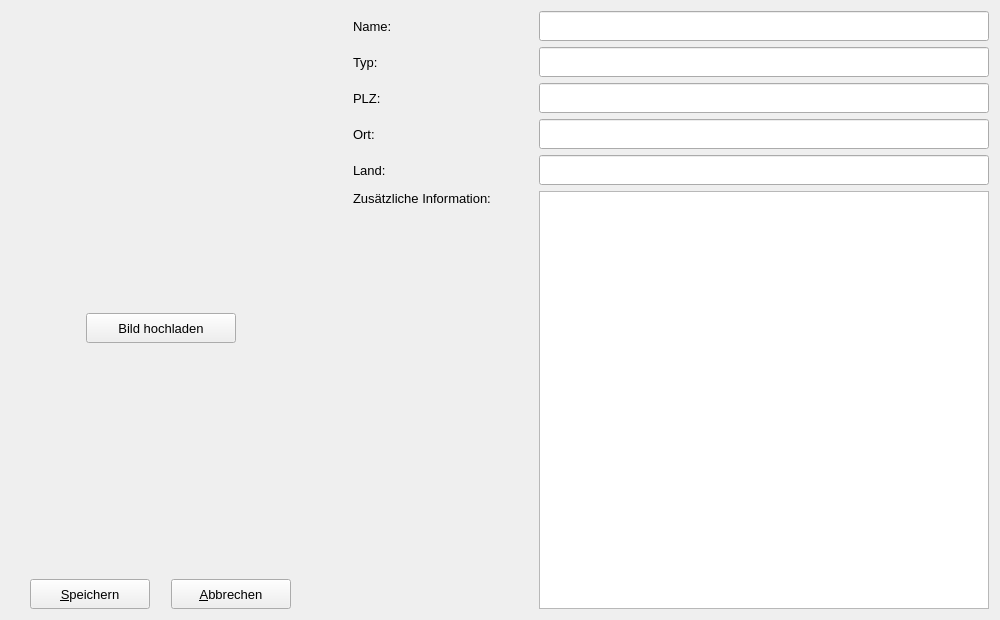
<?xml version="1.0" encoding="UTF-8"?>
<ui version="4.0">
 <class>AngelplatzDialog</class>
 <widget class="QDialog" name="AngelplatzDialog">
  <property name="geometry">
   <rect>
    <x>0</x>
    <y>0</y>
    <width>1000</width>
    <height>620</height>
   </rect>
  </property>
  <property name="font">
   <font>
    <pointsize>10</pointsize>
   </font>
  </property>
  <property name="focusPolicy">
   <enum>Qt::NoFocus</enum>
  </property>
  <property name="windowTitle">
   <string>Angelplatz</string>
  </property>
  <layout class="QHBoxLayout" name="horizontalLayout_4">
   <item>
    <layout class="QVBoxLayout" name="verticalLayout">
     <property name="spacing">
      <number>2</number>
     </property>
     <property name="sizeConstraint">
      <enum>QLayout::SetDefaultConstraint</enum>
     </property>
     <item>
      <widget class="QLabel" name="image">
       <property name="minimumSize">
        <size>
         <width>300</width>
         <height>300</height>
        </size>
       </property>
       <property name="maximumSize">
        <size>
         <width>300</width>
         <height>300</height>
        </size>
       </property>
       <property name="text">
        <string/>
       </property>
       <property name="pixmap">
        <pixmap resource="Angeltagebuch.qrc">:/imageIcon.png</pixmap>
       </property>
       <property name="scaledContents">
        <bool>true</bool>
       </property>
       <property name="alignment">
        <set>Qt::AlignCenter</set>
       </property>
      </widget>
     </item>
     <item>
      <layout class="QHBoxLayout" name="horizontalLayout_2">
       <property name="sizeConstraint">
        <enum>QLayout::SetMinimumSize</enum>
       </property>
       <item>
        <widget class="QPushButton" name="btnBildHochladen">
         <property name="minimumSize">
          <size>
           <width>150</width>
           <height>30</height>
          </size>
         </property>
         <property name="maximumSize">
          <size>
           <width>150</width>
           <height>30</height>
          </size>
         </property>
         <property name="focusPolicy">
          <enum>Qt::StrongFocus</enum>
         </property>
         <property name="text">
          <string>Bild hochladen</string>
         </property>
         <property name="autoDefault">
          <bool>false</bool>
         </property>
        </widget>
       </item>
      </layout>
     </item>
     <item>
      <spacer name="verticalSpacer">
       <property name="orientation">
        <enum>Qt::Vertical</enum>
       </property>
       <property name="sizeHint" stdset="0">
        <size>
         <width>20</width>
         <height>40</height>
        </size>
       </property>
      </spacer>
     </item>
     <item>
      <layout class="QHBoxLayout" name="horizontalLayout">
       <property name="spacing">
        <number>2</number>
       </property>
       <item>
        <widget class="QPushButton" name="btnSpeichern">
         <property name="minimumSize">
          <size>
           <width>120</width>
           <height>30</height>
          </size>
         </property>
         <property name="maximumSize">
          <size>
           <width>120</width>
           <height>30</height>
          </size>
         </property>
         <property name="focusPolicy">
          <enum>Qt::StrongFocus</enum>
         </property>
         <property name="text">
          <string>&amp;Speichern</string>
         </property>
         <property name="autoDefault">
          <bool>false</bool>
         </property>
        </widget>
       </item>
       <item>
        <widget class="QPushButton" name="btnAbbrechen">
         <property name="minimumSize">
          <size>
           <width>120</width>
           <height>30</height>
          </size>
         </property>
         <property name="maximumSize">
          <size>
           <width>120</width>
           <height>30</height>
          </size>
         </property>
         <property name="focusPolicy">
          <enum>Qt::StrongFocus</enum>
         </property>
         <property name="text">
          <string>&amp;Abbrechen</string>
         </property>
         <property name="autoDefault">
          <bool>false</bool>
         </property>
        </widget>
       </item>
      </layout>
     </item>
    </layout>
   </item>
   <item>
    <widget class="QLabel" name="label">
     <property name="minimumSize">
      <size>
       <width>30</width>
       <height>0</height>
      </size>
     </property>
     <property name="maximumSize">
      <size>
       <width>30</width>
       <height>16777215</height>
      </size>
     </property>
     <property name="text">
      <string/>
     </property>
    </widget>
   </item>
   <item>
    <layout class="QGridLayout" name="gridLayout">
     <item row="5" column="0">
      <widget class="QLabel" name="lblInfo">
       <property name="minimumSize">
        <size>
         <width>180</width>
         <height>30</height>
        </size>
       </property>
       <property name="maximumSize">
        <size>
         <width>180</width>
         <height>16777215</height>
        </size>
       </property>
       <property name="text">
        <string>Zusätzliche Information:</string>
       </property>
       <property name="alignment">
        <set>Qt::AlignLeading|Qt::AlignLeft|Qt::AlignTop</set>
       </property>
      </widget>
     </item>
     <item row="1" column="1">
      <widget class="QLineEdit" name="textType">
       <property name="minimumSize">
        <size>
         <width>180</width>
         <height>30</height>
        </size>
       </property>
       <property name="maximumSize">
        <size>
         <width>16777215</width>
         <height>30</height>
        </size>
       </property>
       <property name="focusPolicy">
        <enum>Qt::StrongFocus</enum>
       </property>
       <property name="maxLength">
        <number>50</number>
       </property>
      </widget>
     </item>
     <item row="2" column="0">
      <widget class="QLabel" name="lblPlz">
       <property name="minimumSize">
        <size>
         <width>180</width>
         <height>30</height>
        </size>
       </property>
       <property name="maximumSize">
        <size>
         <width>180</width>
         <height>30</height>
        </size>
       </property>
       <property name="text">
        <string>PLZ:</string>
       </property>
      </widget>
     </item>
     <item row="0" column="0">
      <widget class="QLabel" name="lblName">
       <property name="minimumSize">
        <size>
         <width>180</width>
         <height>30</height>
        </size>
       </property>
       <property name="maximumSize">
        <size>
         <width>180</width>
         <height>30</height>
        </size>
       </property>
       <property name="text">
        <string>Name:</string>
       </property>
      </widget>
     </item>
     <item row="1" column="0">
      <widget class="QLabel" name="lblType">
       <property name="minimumSize">
        <size>
         <width>180</width>
         <height>30</height>
        </size>
       </property>
       <property name="maximumSize">
        <size>
         <width>180</width>
         <height>30</height>
        </size>
       </property>
       <property name="text">
        <string>Typ:</string>
       </property>
      </widget>
     </item>
     <item row="3" column="1">
      <widget class="QLineEdit" name="textOrt">
       <property name="minimumSize">
        <size>
         <width>180</width>
         <height>30</height>
        </size>
       </property>
       <property name="maximumSize">
        <size>
         <width>16777215</width>
         <height>30</height>
        </size>
       </property>
       <property name="focusPolicy">
        <enum>Qt::StrongFocus</enum>
       </property>
       <property name="maxLength">
        <number>100</number>
       </property>
      </widget>
     </item>
     <item row="0" column="1">
      <widget class="QLineEdit" name="textName">
       <property name="minimumSize">
        <size>
         <width>180</width>
         <height>30</height>
        </size>
       </property>
       <property name="maximumSize">
        <size>
         <width>16777215</width>
         <height>30</height>
        </size>
       </property>
       <property name="focusPolicy">
        <enum>Qt::StrongFocus</enum>
       </property>
       <property name="maxLength">
        <number>50</number>
       </property>
      </widget>
     </item>
     <item row="4" column="1">
      <widget class="QLineEdit" name="textLand">
       <property name="minimumSize">
        <size>
         <width>180</width>
         <height>30</height>
        </size>
       </property>
       <property name="maximumSize">
        <size>
         <width>16777215</width>
         <height>30</height>
        </size>
       </property>
       <property name="focusPolicy">
        <enum>Qt::StrongFocus</enum>
       </property>
       <property name="maxLength">
        <number>50</number>
       </property>
      </widget>
     </item>
     <item row="4" column="0">
      <widget class="QLabel" name="lblLand">
       <property name="minimumSize">
        <size>
         <width>180</width>
         <height>30</height>
        </size>
       </property>
       <property name="maximumSize">
        <size>
         <width>180</width>
         <height>30</height>
        </size>
       </property>
       <property name="text">
        <string>Land:</string>
       </property>
      </widget>
     </item>
     <item row="3" column="0">
      <widget class="QLabel" name="lblOrt">
       <property name="minimumSize">
        <size>
         <width>180</width>
         <height>30</height>
        </size>
       </property>
       <property name="maximumSize">
        <size>
         <width>180</width>
         <height>30</height>
        </size>
       </property>
       <property name="text">
        <string>Ort:</string>
       </property>
      </widget>
     </item>
     <item row="2" column="1">
      <widget class="QLineEdit" name="textPlz">
       <property name="minimumSize">
        <size>
         <width>180</width>
         <height>30</height>
        </size>
       </property>
       <property name="maximumSize">
        <size>
         <width>16777215</width>
         <height>30</height>
        </size>
       </property>
       <property name="focusPolicy">
        <enum>Qt::StrongFocus</enum>
       </property>
       <property name="maxLength">
        <number>10</number>
       </property>
      </widget>
     </item>
     <item row="5" column="1">
      <widget class="QTextEdit" name="textInfo">
       <property name="minimumSize">
        <size>
         <width>180</width>
         <height>30</height>
        </size>
       </property>
       <property name="focusPolicy">
        <enum>Qt::StrongFocus</enum>
       </property>
      </widget>
     </item>
    </layout>
   </item>
  </layout>
 </widget>
 <tabstops>
  <tabstop>textName</tabstop>
  <tabstop>textType</tabstop>
  <tabstop>textPlz</tabstop>
  <tabstop>textOrt</tabstop>
  <tabstop>textLand</tabstop>
  <tabstop>textInfo</tabstop>
  <tabstop>btnBildHochladen</tabstop>
  <tabstop>btnSpeichern</tabstop>
  <tabstop>btnAbbrechen</tabstop>
 </tabstops>
 <resources>
  <include location="Angeltagebuch.qrc"/>
 </resources>
 <connections/>
</ui>
